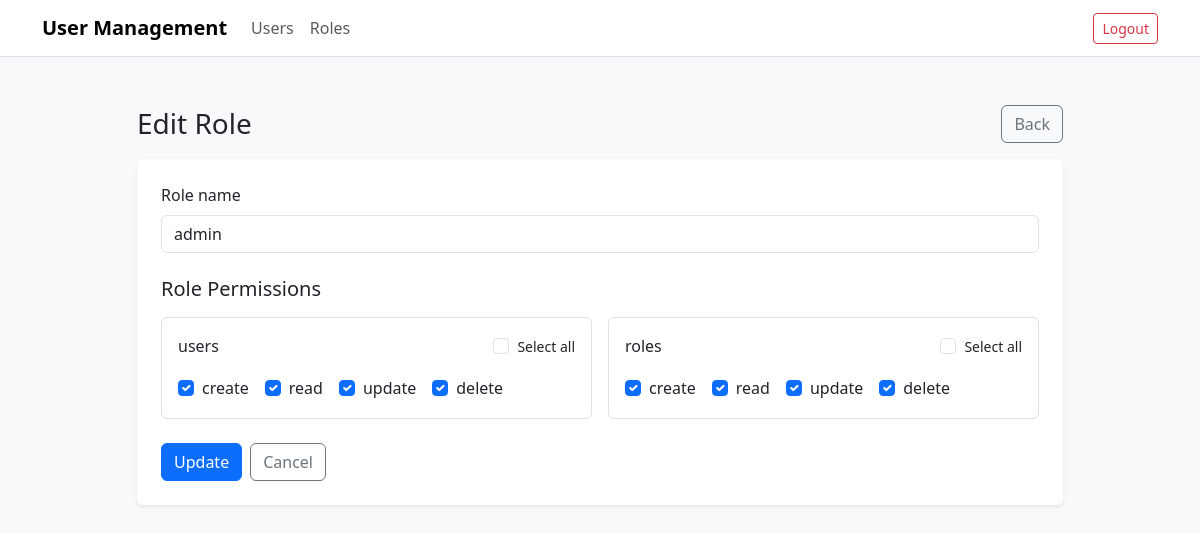
The app's page /roles/edit?id=1 (signed in) with its own data.
### tables this page shows
CREATE TABLE roles (
    id INT AUTO_INCREMENT PRIMARY KEY,
    name VARCHAR(50) NOT NULL UNIQUE
);

CREATE TABLE permissions (
    id INT AUTO_INCREMENT PRIMARY KEY,
    name VARCHAR(50) NOT NULL,
    feature_id INT NOT NULL,
    UNIQUE KEY uq_permissions (name, feature_id),
    CONSTRAINT fk_permissions_feature
        FOREIGN KEY (feature_id) REFERENCES features(id)
);

### src/Presentation/Http/Controllers/BaseController.php (called while the page is built, shortened)
<?php
abstract class BaseController
{
    protected function view(string $template, array $data = [], string $title = 'User Management'): void
    {
        extract($data, EXTR_SKIP);
        include __DIR__ . '/../Views/' . $template . '.php';
        include __DIR__ . '/../Views/layout.php';
    }
}

### src/Presentation/Http/Controllers/RoleController.php (called while the page is built, shortened)
<?php
class RoleController extends BaseController
{
    public function edit(): void
    {
        $pdo = $this->ctx['pdo'];
        $roleId = (int)($_GET['id'] ?? 0);
        $roleRepo = new RoleRepository($pdo);
        $permissionRepo = new PermissionRepository($pdo);
        $rolePermissionRepo = new RolePermissionRepository($pdo);
        $role = $roleRepo->find($roleId);
        $features = $permissionRepo->groupedByFeature();
        $permissions = $rolePermissionRepo->permissionIdsForRole($roleId);
        $this->view('roles/form', [
            'mode' => 'edit',
            'formAction' => '/roles/update',
            'submitLabel' => 'Update',
            'pageHeading' => 'Edit Role',
            'roleId' => $roleId,
            'roleName' => (string)$role['name'],
            'features' => $features,
            'selectedPermissionIds' => $permissions
        ], 'Edit Role');
    }
}

### src/Presentation/Http/Routing/Router.php (called while the page is built, shortened)
<?php
class Router
{
    private array $routes = [];
    private function map(string $method, string $path, array $handler, array $middleware): void
    {
        $this->routes[$method][$path] = [
            'handler' => $handler,
            'middleware' => $middleware
        ];
    }
    public function dispatch(string $method, string $path, array $ctx = []): void
    {
        $route = $this->routes[$method][$path] ?? null;
        [$class, $action] = $route['handler'];
        $controller = new $class($ctx);
        $controller->$action();
    }
}

### public/index.php (called while the page is built, shortened)
<?php
$pdo = PdoConnection::connect($_ENV);
$router = new Router();
$method = $_SERVER['REQUEST_METHOD'];
$path = parse_url($_SERVER['REQUEST_URI'], PHP_URL_PATH);
$router->dispatch($method, $path, [
    'pdo' => $pdo,
    'hasPermission' => fn(string $requiredKey): bool => PermissionChecker::hasPermission($requiredKey)
]);

### src/Infrastructure/Repositories/RoleRepository.php (called while the page is built, shortened)
<?php
class RoleRepository
{
    public function find(int $roleId): ?array
    {
        $stmt = $this->pdo->prepare("SELECT id, name FROM roles WHERE id = ? LIMIT 1");
        $stmt->execute([$roleId]);
        $role = $stmt->fetch(PDO::FETCH_ASSOC);
        return $role ?: null;
    }
}

### src/Infrastructure/Repositories/PermissionRepository.php (called while the page is built, shortened)
<?php
class PermissionRepository
{
    public function groupedByFeature(): array
    {
        $rows = $this->pdo->query("
            SELECT
                f.id as feature_id,
                f.name as feature_name,
                p.id as permission_id,
                p.name as permission_name
            FROM features f
            JOIN permissions p ON f.id = p.feature_id
            ORDER BY f.id ASC, p.id ASC
        ")->fetchAll(PDO::FETCH_ASSOC);
        $grouped = [];
        foreach ($rows as $row) {
            $featureId = (int)$row['feature_id'];
            if (!isset($grouped[$featureId])) {
                $grouped[$featureId] = [
                    'feature_id' => $featureId,
                    'feature_name' => $row['feature_name'],
                    'permissions' => []
                ];
            }
            $grouped[$featureId]['permissions'][] = [
                'id' => (int)$row['permission_id'],
                'name' => $row['permission_name']
            ];
        }
        return array_values($grouped);
    }
}

### src/Presentation/Http/Views/roles/form.php (the view, shortened to what this page needs)
<?php
$mode = (string)($mode ?? 'create');
$formAction = (string)($formAction ?? '/roles');
$submitLabel = (string)($submitLabel ?? 'Save');
$pageHeading = (string)($pageHeading ?? ($mode === 'edit' ? 'Edit Role' : 'Create Role'));
$roleName = (string)($roleName ?? '');
$selectedPermissionIds = is_array($selectedPermissionIds ?? null) ? $selectedPermissionIds : [];
$selectedMap = array_fill_keys(array_map('intval', $selectedPermissionIds), true);
?>
<div class="row justify-content-center">
    <div class="col-12 col-xl-10">
        <div class="d-flex justify-content-between align-items-center mb-3">
            <h1 class="h3 mb-0"><?= htmlspecialchars($pageHeading, ENT_QUOTES, 'UTF-8') ?></h1>
            <a href="/roles" class="btn btn-outline-secondary">Back</a>
        </div>
        <div class="card shadow-sm border-0">
            <div class="card-body p-4">
                <form method="post" action="<?= htmlspecialchars($formAction, ENT_QUOTES, 'UTF-8') ?>">
                    <div class="mb-4">
                        <label for="name" class="form-label">Role name</label>
                        <input
                            id="name"
                            name="name"
                            value="<?= htmlspecialchars($roleName, ENT_QUOTES, 'UTF-8') ?>"
                            class="form-control"
                            required
                        >
                    </div>
                    <h2 class="h5 mb-3">Role Permissions</h2>
                    <div class="row g-3">
                        <?php foreach ($features as $feature): ?>
                            <?php
                            $featureId = (int)$feature['feature_id'];
                            $featureName = htmlspecialchars((string)$feature['feature_name'], ENT_QUOTES, 'UTF-8');
                            ?>
                            <div class="col-12 col-lg-6">
                                <div class="card h-100 border">
                                    <div class="card-body">
                                        <div class="d-flex justify-content-between align-items-center mb-3">
                                            <h3 class="h6 mb-0"><?= $featureName ?></h3>
                                            <div class="form-check">
                                                <input
                                                    class="form-check-input"
                                                    type="checkbox"
                                                    id="feature-all-<?= $featureId ?>"
                                                    onclick="toggleFeature(<?= $featureId ?>, this.checked)"
                                                >
                                                <label class="form-check-label small" for="feature-all-<?= $featureId ?>">Select all</label>
                                            </div>
                                        </div>
                                        <div class="d-flex flex-wrap gap-3">
                                            <?php foreach ($feature['permissions'] as $permission): ?>
                                                <?php
                                                $permissionId = (int)$permission['id'];
                                                $permissionName = htmlspecialchars((string)$permission['name'], ENT_QUOTES, 'UTF-8');
                                                $checked = isset($selectedMap[$permissionId]) ? 'checked' : '';
                                                ?>
                                                <div class="form-check">
                                                    <input
                                                        class="form-check-input perm-<?= $featureId ?>"
                                                        type="checkbox"
                                                        id="permission-<?= $permissionId ?>"
                                                        name="permission_ids[]"
                                                        value="<?= $permissionId ?>"
                                                        <?= $checked ?>
                                                    >
                                                    <label class="form-check-label" for="permission-<?= $permissionId ?>"><?= $permissionName ?></label>
                                                </div>
                                            <?php endforeach; ?>
                                        </div>
                                    </div>
                                </div>
                            </div>
                        <?php endforeach; ?>
                    </div>
                    <div class="mt-4 d-flex gap-2">
                        <button type="submit" class="btn btn-primary"><?= htmlspecialchars($submitLabel, ENT_QUOTES, 'UTF-8') ?></button>
                        <a href="/roles" class="btn btn-outline-secondary">Cancel</a>
                    </div>
                </form>
            </div>
        </div>
    </div>
</div>

### records on screen
roles: name "admin"
permissions: name "create"
permissions: name "update"
permissions: name "delete"
permissions: name "create"
permissions: name "read"
permissions: name "update"
permissions: name "delete"

### other values on screen
$pageHeading "Edit Role"
$featureName "users"
$permissionName "read"
$featureName "roles"
$submitLabel "Update"
